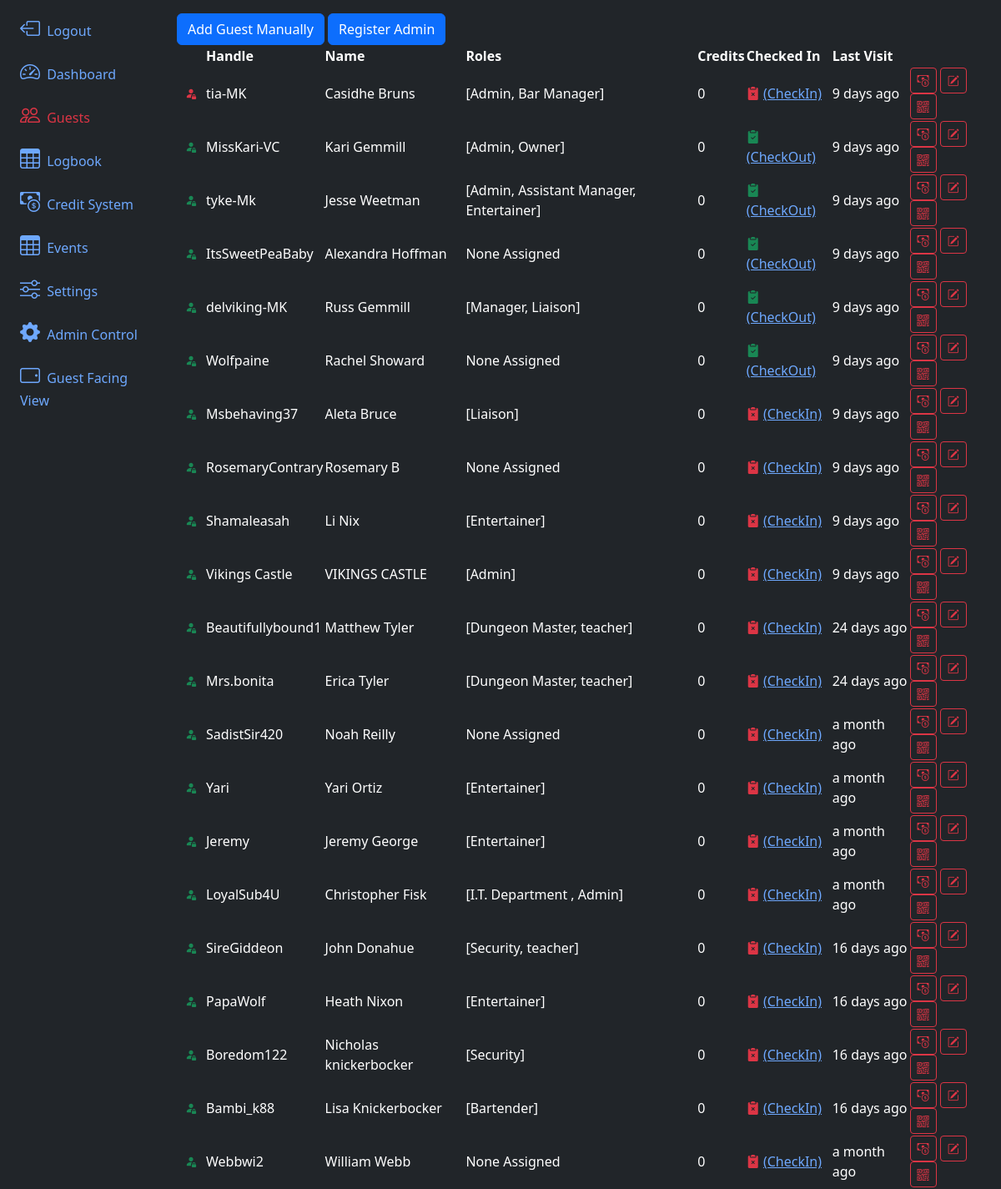
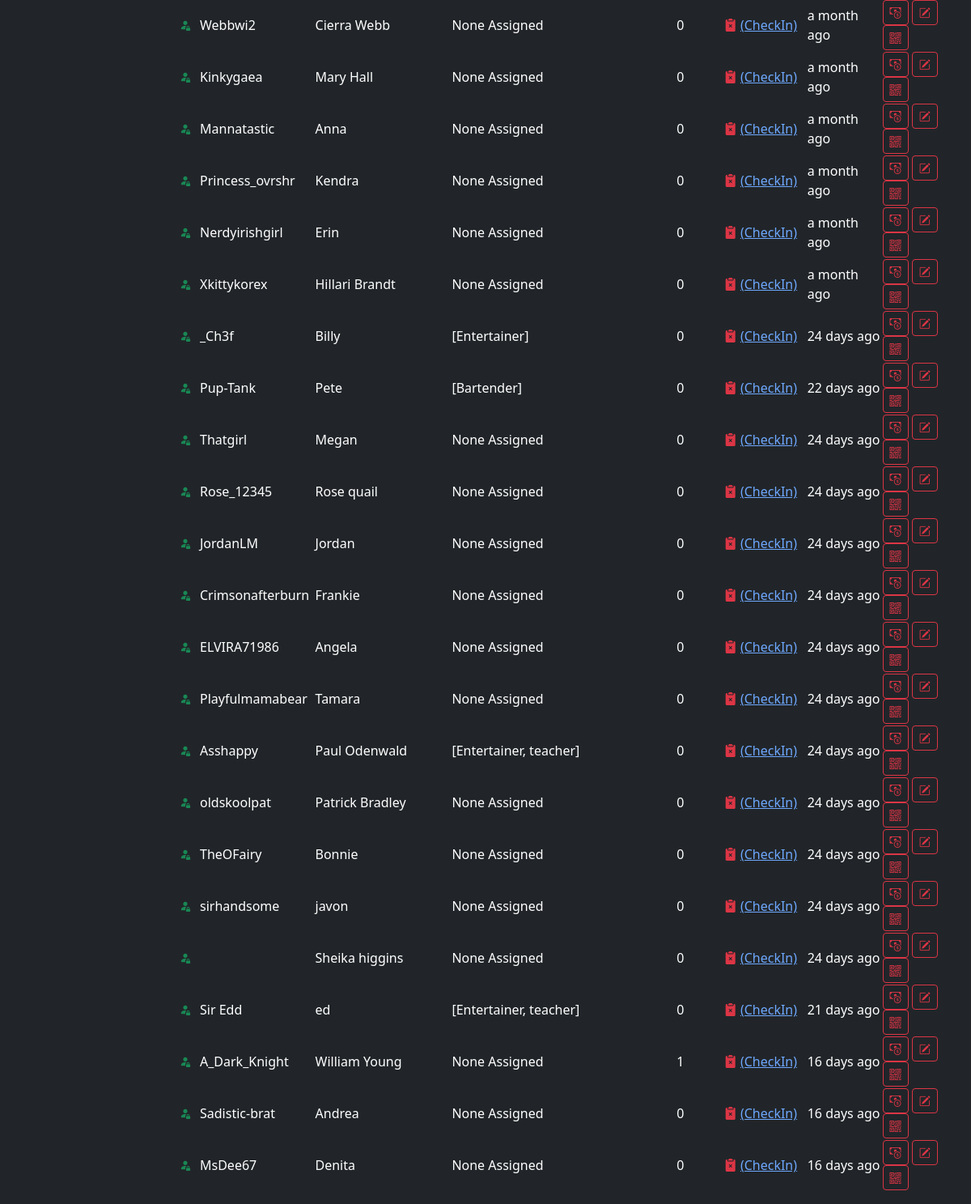
Page /guests/ on the committed database (2 pictures, top to bottom).
### app/models.py (models this page shows, shortened)
@dataclass
class Guest(db.Model, UserMixin):
    id:int = db.Column(db.Integer, primary_key=True)
    uuid:str  = db.Column(db.String, unique=True, name="uuid")
    fetUsername:str  = db.Column(db.String(100) )
    name:str  = db.Column(db.String(100), nullable=False)
    email:str  = db.Column(db.String(200), unique=True, nullable=False)
    phone:str  = db.Column(db.String(20))
    checkin_blocked:bool = db.Column(db.Boolean(), default=False)
    password:str  = db.Column(db.String(255))
    allow_qrcode_refresh:bool = db.Column(db.Boolean(), default=True)
    roles = db.relationship('Role', backref=db.backref('guests'), secondary=guest_role)
    performs = db.relationship('Addon', backref='guests', secondary='guest_addons')
    termsCheck:bool = db.Column(db.Boolean(), default=False)
    termsDate = db.Column(db.DateTime(timezone=True), server_default=None)
    credit = db.relationship('GuestCredit',backref='guest')
    logbook = db.relationship('Guestlog', backref='guest')
    checkedIn:bool = db.Column(db.Boolean(), default=False)
    lastVisit = db.Column(db.DateTime(timezone=True), server_default=None)
    lastCheckOut = db.Column(db.DateTime(timezone=True), server_default=None)
    created_at = db.Column(db.DateTime(timezone=True), server_default=func.now())

@dataclass
class Role(db.Model):
    id:int = db.Column(db.Integer, primary_key=True)
    name:str  = db.Column(db.String(100))
    description:str  = db.Column(db.String(200))
    permissions:str  = db.Column(db.String(200))
    skip_payment_at_checkin:bool = db.Column(db.Boolean(), default=False)
    skip_tos_update_at_checkin:bool = db.Column(db.Boolean(), default=False)
    allow_login_to_backoffice:bool = db.Column(db.Boolean(), default=False)
    allow_password_reset:bool = db.Column(db.Boolean(), default=False)
    notify_staff_on_checkin:bool = db.Column(db.Boolean(), default=False)
    auto_checkout_on_event_end:bool = db.Column(db.Boolean(), default=False)
    def __repr__(self):
        return f'{self.name}'

@dataclass
class GuestCredit(db.Model):
    id:int = db.Column(db.Integer, primary_key=True)
    lastUpdate = db.Column(db.DateTime(timezone=True), server_default=None)
    guest_id = db.Column(db.Integer, db.ForeignKey('guest.id'), nullable=False)
    generalAmount:int  = db.Column(db.Integer, nullable=False, default=0)
    specialEventAmount:int  = db.Column(db.Integer, nullable=False, default=0)
    privateSessionAmount:int  = db.Column(db.Integer, nullable=False, default=0)

### app/routes.py (the view, shortened to what this page needs)
@app.route('/guests/', methods=['GET', 'POST'])
def guests():
    return render_template('guests.html', guests=Guest.query.all())

### app/__init__.py (called while the page is built)
@app.template_filter('get_general_credits')
def get_general_credits(credit):
    return sum(x.generalAmount for x in credit)

### app/templates/guests.html (shortened to what this page needs)
{% extends 'layout.html' %}
{% block content %}
<div>
    <button type="button" class="btn btn-primary" data-bs-toggle="modal" data-bs-target="#registerModal"
        data-bs-mode="new">
        Add Guest Manually
    </button>
    <a href="/registerAdmin"><button type="button" class="btn btn-primary">Register Admin</button></a>
</div>
<table class="table-dark rounded-3 overflow-hidden" data-toggle="table">
    <thead>
        <tr>
            <th scope="col"></th>
            <th data-sortable="true" scope="col">Handle</th>
            <th data-sortable="true" scope="col" class='d-none d-md-table-cell'>Name</th>
            <th data-sortable="true" scope="col" class='d-none d-lg-table-cell'>Roles</th>
            <th data-sortable="true" scope="col" class='d-none d-xl-table-cell'>Credits</th>
            <th data-sortable="true" scope="col">Checked In</th>
            <th data-sortable="true" scope="col">Last Visit</th>
            <th data-align="right" scope="col"></th>
        </tr>
    </thead>
    <tbody>
        {% for guest in guests %}
        <tr>
            <td>
                <button type="button" class="btn btn-sm" data-bs-mode="edit" data-bs-uuid="{{guest.id}}">
                    {% if guest.checkin_blocked == None %}
                    <i class="bi bi-person-fill-lock text-success"></i>
                    {% elif guest.checkin_blocked == False %}
                    <i class="bi bi-person-fill-lock text-success"></i>
                    {% else %}
                    <i class="bi bi-person-fill-lock text-danger"></i>
                    {% endif %}
                </button>
            </td>
            <td>{{guest.fetUsername}}</td>
            <td class='d-none d-md-table-cell'>{{guest.name}}</td>
            {% if guest.roles %}
            <td class='d-none d-lg-table-cell'>{{guest.roles}}</td>
            {% else %}
            <td class='d-none d-lg-table-cell'>None Assigned</th>
                {% endif %}
            <td class='d-none d-xl-table-cell'>{{guest.credit | get_general_credits }}</td>
            {% if guest.checkedIn %}
            <td class='d-none d-lg-table-cell'><i class="bi bi-clipboard2-check-fill text-success"></i> <a
                    href="/checkOut/{{guest.id}}/Manually?next=%2Fguests">(CheckOut)</a></td>
            {% else %}
            <td class='d-none d-lg-table-cell'><i class="bi bi-clipboard2-x-fill text-danger"></i> <a
                    href="/checkIn/{{guest.id}}/Manually?next=%2Fguests">(CheckIn)</a></td>
            {% endif %}
            {% if guest.lastVisit %}
            <td>{{ moment(guest.lastVisit).fromNow() }}</td>
            {% else %}
            <td>Never</td>
            {% endif %}
            <td>
                <a href="/guestCredit/{{guest.id}}"><button type="button" class="btn btn-sm btn-outline-danger"><i
                            class="bi bi-cash-coin"></i></button></a>
                <button type="button" class="btn btn-sm btn-outline-danger" data-bs-toggle="modal"
                    data-bs-target="#registerModal" data-bs-mode="edit" data-bs-uuid="{{guest.id}}"><i
                        class="bi bi-pencil-square"></i></button>
                <button type="button" class="btn btn-sm btn-outline-danger" data-bs-target="#qrModal"
                    data-bs-qr="{{guest.uuid}}"><i class="bi bi-qr-code"></i></button>
            </td>
        </tr>
        {% endfor %}
    </tbody>
</table>
{% endblock content %}

### app/templates/layout.html (shortened to what this page needs)
<!doctype html>
<html lang="en" data-bs-theme="dark">
<head>
    <link href="https://cdn.jsdelivr.net/npm/bootstrap@5.3.3/dist/css/bootstrap.min.css" rel="stylesheet"
>
    <link rel="stylesheet" href="https://cdn.jsdelivr.net/npm/bootstrap-icons@1.11.3/font/bootstrap-icons.min.css">
    <link rel="stylesheet" href="https://cdn.jsdelivr.net/npm/bootstrap-table@1.23.2/dist/bootstrap-table.min.css">
</head>
<body>
    <div class="container-fluid">
        <div class="row flex-nowrap">
            <div class="col-auto col-md-3 col-xl-2 px-sm-2 px-0 bg-dark">
                <div class="d-flex flex-column align-items-center align-items-sm-start px-3 pt-2 text-white min-vh-100">
                    <ul class="nav nav-pills flex-column mb-sm-auto mb-0 align-items-center align-items-sm-start"
                        id="menu">
                        <a href="/logout" class="nav-link align-middle px-0">
                            <i class="fs-4 bi-box-arrow-left"></i> <span class="ms-1 d-none d-sm-inline">Logout</span>
                        </a>
                        <li class="nav-item">
                            <a href="/dashboard"
                                class="nav-link align-middle px-0 {% if request.endpoint == 'dashboard' %}text-danger{% endif %}">
                                <i class="fs-4 bi-speedometer2"></i> <span
                                    class="ms-1 d-none d-sm-inline">Dashboard</span>
                            </a>
                        </li>
                        <li class="nav-item">
                            <a href="/guests"
                                class="nav-link px-0 align-middle {% if request.endpoint == 'guests' %}text-danger{% endif %}">
                                <i class="fs-4 bi-people"></i> <span class="ms-1 d-none d-sm-inline">Guests</span>
                            </a>
                        </li>
                        <li class="nav-item">
                            <a href="/logbook"
                                class="nav-link px-0 align-middle {% if request.endpoint == 'logbook' %}text-danger{% endif %}">
                                <i class="fs-4 bi-table "></i> <span class="ms-1 d-none d-sm-inline">Logbook</span></a>
                        </li>
                        <a href="/credits"
                            class="nav-link px-0 align-middle {% if request.endpoint == 'credits' %}text-danger{% endif %}">
                            <i class="fs-4 bi-cash-coin "></i> <span class="ms-1 d-none d-sm-inline">Credit
                                System</span></a>
                        <a href="/events"
                            class="nav-link px-0 align-middle {% if request.endpoint == 'events' %}text-danger{% endif %}">
                            <i class="fs-4 bi-table "></i> <span class="ms-1 d-none d-sm-inline">Events</span></a>
                        <li class="nav-item">
                            <a href="/settings"
                                class="nav-link px-0 align-middle {% if request.endpoint == 'settings' %}text-danger{% endif %}">
                                <i class="fs-4 bi-sliders "></i> <span
                                    class="ms-1 d-none d-sm-inline">Settings</span></a>
                        </li>
                        <a target="_blank" rel="noopener noreferrer" href="/admin"
                            class="nav-link px-0 align-middle">
                            <i class="fs-4 bi-gear-fill "></i> <span class="ms-1 d-none d-sm-inline">Admin
                                Control</span></a>
                        <a target="_blank" rel="noopener noreferrer" href="/guestView"
                            class="nav-link px-0 align-middle">
                            <i class="fs-4 bi-tablet-landscape "></i> <span class="ms-1 d-none d-sm-inline">Guest Facing View</span></a>
                    </ul>
                </div>
            </div>
            <div class="col py-3 bg-dark text-light">
                {% block content %}{% endblock %}
            </div>
        </div>
    </div>
</body>
</html>

### rows in the picture
Guest: checkin_blocked True (drawn), fetUsername "tia-MK", name "Casidhe Bruns", roles "[Admin, Bar Manager]", credit|get_general_credits "0", lastVisit "9 days ago"
Guest: fetUsername "MissKari-VC", name "Kari Gemmill", roles "[Admin, Owner]", credit|get_general_credits "0", lastVisit "9 days ago"
Guest: fetUsername "tyke-Mk", name "Jesse Weetman", roles "[Admin, Assistant Manager, Entertainer]", credit|get_general_credits "0", lastVisit "9 days ago"
Guest: fetUsername "ItsSweetPeaBaby", name "Alexandra Hoffman", shows "None Assigned", credit|get_general_credits "0", lastVisit "9 days ago"
Guest: fetUsername "delviking-MK", name "Russ Gemmill", roles "[Manager, Liaison]", credit|get_general_credits "0", lastVisit "9 days ago"
Guest: fetUsername "Wolfpaine", name "Rachel Showard", shows "None Assigned", credit|get_general_credits "0", lastVisit "9 days ago"
Guest: fetUsername "Msbehaving37", name "Aleta Bruce", roles "[Liaison]", credit|get_general_credits "0", lastVisit "9 days ago"
Guest: fetUsername "RosemaryContrary", name "Rosemary B", shows "None Assigned", credit|get_general_credits "0", lastVisit "9 days ago"
Guest: fetUsername "Shamaleasah", name "Li Nix", roles "[Entertainer]", credit|get_general_credits "0", lastVisit "9 days ago"
Guest: fetUsername "Vikings Castle", name "VIKINGS CASTLE", roles "[Admin]", credit|get_general_credits "0", lastVisit "9 days ago"
Guest: fetUsername "Beautifullybound1", name "Matthew Tyler", roles "[Dungeon Master, teacher]", credit|get_general_credits "0", lastVisit "24 days ago"
Guest: fetUsername "Mrs.bonita", name "Erica Tyler", roles "[Dungeon Master, teacher]", credit|get_general_credits "0", lastVisit "24 days ago"
Guest: fetUsername "SadistSir420", name "Noah Reilly", shows "None Assigned", credit|get_general_credits "0", lastVisit "a month ago"
Guest: fetUsername "Yari", name "Yari Ortiz", roles "[Entertainer]", credit|get_general_credits "0", lastVisit "a month ago"
Guest: fetUsername "Jeremy", name "Jeremy George", roles "[Entertainer]", credit|get_general_credits "0", lastVisit "a month ago"
Guest: fetUsername "LoyalSub4U", name "Christopher Fisk", roles "[I.T. Department , Admin]", credit|get_general_credits "0", lastVisit "a month ago"
Guest: fetUsername "SireGiddeon", name "John Donahue", roles "[Security, teacher]", credit|get_general_credits "0", lastVisit "16 days ago"
Guest: fetUsername "PapaWolf", name "Heath Nixon", roles "[Entertainer]", credit|get_general_credits "0", lastVisit "16 days ago"
Guest: fetUsername "Boredom122", name "Nicholas knickerbocker", roles "[Security]", credit|get_general_credits "0", lastVisit "16 days ago"
Guest: fetUsername "Bambi_k88", name "Lisa Knickerbocker", roles "[Bartender]", credit|get_general_credits "0", lastVisit "16 days ago"
Guest: fetUsername "Webbwi2", name "William Webb", shows "None Assigned", credit|get_general_credits "0", lastVisit "a month ago"
Guest: fetUsername "Webbwi2", name "Cierra Webb", shows "None Assigned", credit|get_general_credits "0", lastVisit "a month ago"
Guest: fetUsername "Kinkygaea", name "Mary Hall", shows "None Assigned", credit|get_general_credits "0", lastVisit "a month ago"
Guest: fetUsername "Mannatastic", name "Anna", shows "None Assigned", credit|get_general_credits "0", lastVisit "a month ago"
Guest: fetUsername "Princess_ovrshr", name "Kendra", shows "None Assigned", credit|get_general_credits "0", lastVisit "a month ago"
Guest: fetUsername "Nerdyirishgirl", name "Erin", shows "None Assigned", credit|get_general_credits "0", lastVisit "a month ago"
Guest: fetUsername "Xkittykorex", name "Hillari Brandt", shows "None Assigned", credit|get_general_credits "0", lastVisit "a month ago"
Guest: fetUsername "_Ch3f", name "Billy", roles "[Entertainer]", credit|get_general_credits "0", lastVisit "24 days ago"
Guest: fetUsername "Pup-Tank", name "Pete", roles "[Bartender]", credit|get_general_credits "0", lastVisit "22 days ago"
Guest: fetUsername "Thatgirl", name "Megan", shows "None Assigned", credit|get_general_credits "0", lastVisit "24 days ago"
Guest: fetUsername "Rose_12345", name "Rose quail", shows "None Assigned", credit|get_general_credits "0", lastVisit "24 days ago"
Guest: fetUsername "JordanLM", name "Jordan", shows "None Assigned", credit|get_general_credits "0", lastVisit "24 days ago"
Guest: fetUsername "Crimsonafterburn", name "Frankie", shows "None Assigned", credit|get_general_credits "0", lastVisit "24 days ago"
Guest: fetUsername "ELVIRA71986", name "Angela", shows "None Assigned", credit|get_general_credits "0", lastVisit "24 days ago"
Guest: fetUsername "Playfulmamabear", name "Tamara", shows "None Assigned", credit|get_general_credits "0", lastVisit "24 days ago"
Guest: fetUsername "Asshappy", name "Paul Odenwald", roles "[Entertainer, teacher]", credit|get_general_credits "0", lastVisit "24 days ago"
Guest: fetUsername "oldskoolpat", name "Patrick Bradley", shows "None Assigned", credit|get_general_credits "0", lastVisit "24 days ago"
Guest: fetUsername "TheOFairy", name "Bonnie", shows "None Assigned", credit|get_general_credits "0", lastVisit "24 days ago"
Guest: fetUsername "sirhandsome", name "javon", shows "None Assigned", credit|get_general_credits "0", lastVisit "24 days ago"
Guest: name "Sheika higgins", shows "None Assigned", credit|get_general_credits "0", lastVisit "24 days ago"
Guest: fetUsername "Sir Edd", name "ed", roles "[Entertainer, teacher]", credit|get_general_credits "0", lastVisit "21 days ago"
Guest: fetUsername "A_Dark_Knight", name "William Young", shows "None Assigned", credit|get_general_credits "1", lastVisit "16 days ago"
Guest: fetUsername "Sadistic-brat", name "Andrea", shows "None Assigned", credit|get_general_credits "0", lastVisit "16 days ago"
Guest: fetUsername "MsDee67", name "Denita", shows "None Assigned", credit|get_general_credits "0", lastVisit "16 days ago"
